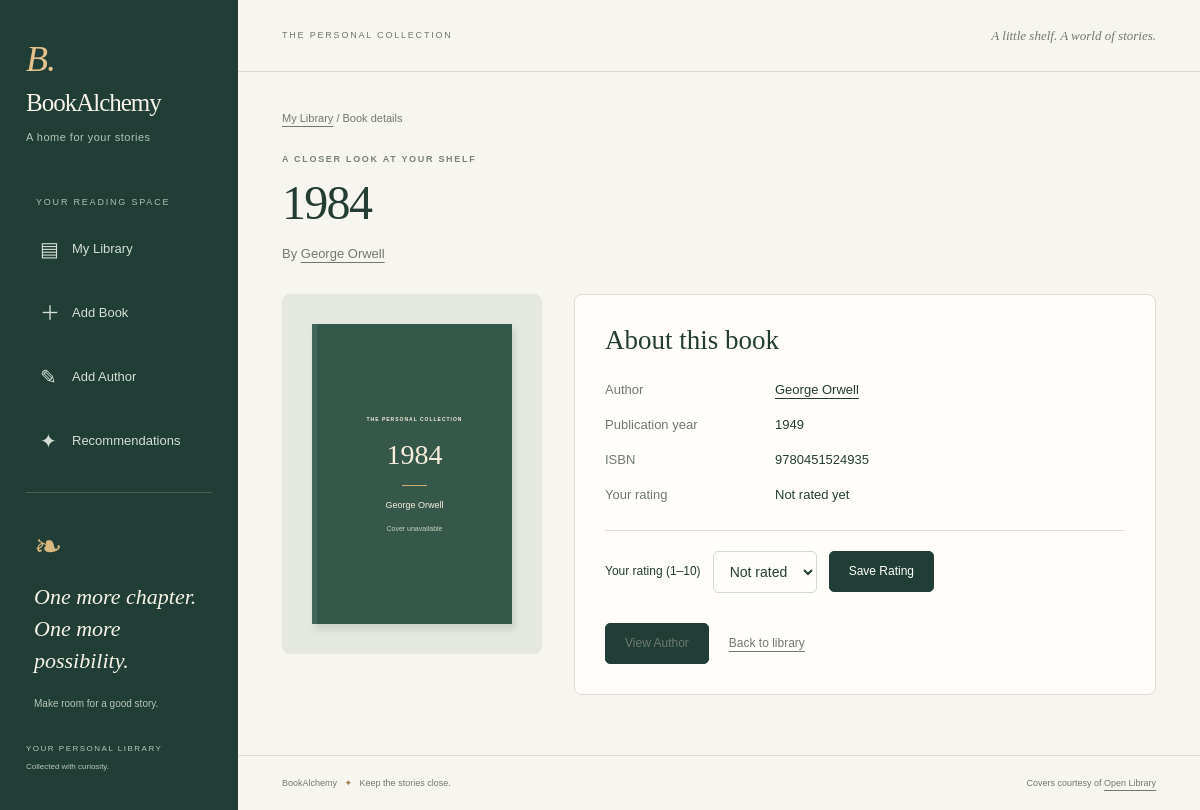
The page /book/2 on the database its author committed.
### data_models.py (models this page shows, shortened)
class Book(db.Model):
    __tablename__ = 'books'
    id = db.Column(db.Integer, primary_key=True, autoincrement=True)
    isbn = db.Column(db.String)
    title = db.Column(db.String, nullable=False)
    publication_year = db.Column(db.Integer)
    rating = db.Column(db.Integer)
    __table_args__ = (
        db.CheckConstraint('rating BETWEEN 1 AND 10', name='valid_book_rating'),
    )
    author_id = db.Column(db.Integer, db.ForeignKey('authors.id'), nullable=False)
    author = db.relationship('Author', back_populates='books')

class Author(db.Model):
    __tablename__ = 'authors'
    id = db.Column(db.Integer, primary_key=True, autoincrement=True)
    name = db.Column(db.String, nullable=False)
    birth_date = db.Column(db.Date)
    date_of_death = db.Column(db.Date)
    books = db.relationship(
        'Book', back_populates='author', cascade='all, delete-orphan'
    )

### app.py (the view)
@app.route('/book/<int:book_id>')
def book_detail(book_id):
    book = db.get_or_404(Book, book_id)
    return render_template('book_detail.html', book=book)

### templates/book_detail.html (shortened to what this page needs)
{% extends 'base.html' %}
{% block content %}
<p class="breadcrumb"><a href="{{ url_for('home') }}">My Library</a> / Book details</p>
<section class="page-heading"><div><p class="eyebrow">A CLOSER LOOK AT YOUR SHELF</p><h1>{{ book.title }}</h1><p class="intro">By <a href="{{ url_for('author_detail', author_id=book.author_id) }}">{{ book.author.name }}</a></p></div></section>
<div class="detail-layout">
  <div class="cover detail-cover">
    <div class="cover-fallback"><span class="eyebrow">THE PERSONAL COLLECTION</span><strong>{{ book.title }}</strong><span class="fallback-rule"></span><span>{{ book.author.name }}</span><small>Cover unavailable</small></div>
  </div>
  <section class="detail-panel" aria-label="Book information">
    <h2>About this book</h2>
    <dl class="detail-facts">
      <dt>Author</dt><dd><a href="{{ url_for('author_detail', author_id=book.author_id) }}">{{ book.author.name }}</a></dd>
      <dt>Publication year</dt><dd>{{ book.publication_year if book.publication_year else 'Unknown' }}</dd>
      <dt>ISBN</dt><dd>{{ book.isbn or 'Not provided' }}</dd>
      <dt>Your rating</dt><dd>{{ (book.rating|string ~ ' / 10') if book.rating else 'Not rated yet' }}</dd>
    </dl>
    <form class="rating-form" action="{{ url_for('rate_book', book_id=book.id) }}" method="post">
      <label for="rating">Your rating (1–10)</label>
      <select id="rating" name="rating">
        <option value="">Not rated</option>
      </select>
      <button type="submit">Save Rating</button>
    </form>
    <div class="form-actions"><a class="button" href="{{ url_for('author_detail', author_id=book.author_id) }}">View Author</a><a href="{{ url_for('home') }}">Back to library</a></div>
  </section>
</div>
{% endblock %}

### static/style.css (style rules this page uses)
:root { --paper:#f7f5f0;--ink:#243d34;--muted:#707970;--green:#203e35;--line:#dddcd2;--accent:#d1aa6c }
* { box-sizing:border-box }
body { margin:0;background:var(--paper);color:var(--ink);font-family:Arial,Helvetica,sans-serif;font-size:14px;line-height:1.6 }
a { color:inherit;text-underline-offset:4px }
button,input,select { font:inherit }
button,a,input,select { -webkit-tap-highlight-color:transparent }
button { cursor:pointer }
.page-heading { display:flex;justify-content:space-between;align-items:center;gap:24px;margin-bottom:30px }
.eyebrow { font-size:9px;letter-spacing:1.7px;font-weight:600 }
.page-heading .eyebrow { color:#788374;margin:0 0 8px }
h1 { font:normal clamp(38px,4vw,54px)/1.2 Georgia,serif;letter-spacing:-1.7px;margin:0 0 12px }
.intro { color:var(--muted);margin:0;font-size:13px }
.button,button { display:inline-flex;align-items:center;justify-content:center;gap:10px;border:1px solid var(--green);background:var(--green);color:white;padding:10px 19px;border-radius:5px;text-decoration:none;font-size:12px;white-space:nowrap;transition:background .15s }
input,select { background:#fffefa;border:1px solid #d6d8ce;border-radius:5px;color:var(--ink);padding:10px 12px;min-height:42px }
.cover { height:245px;position:relative;display:flex;align-items:center;justify-content:center;padding:24px;background:#e5e8df }
.cover-fallback { position:absolute;inset:25px 30px;background:#35584b;color:#f6eedb;padding:20px 12px;display:flex;flex-direction:column;align-items:center;justify-content:center;text-align:center;box-shadow:3px 5px 7px #203e3522;border-left:5px solid #ffffff12 }
.cover-fallback .eyebrow { font-size:5px;letter-spacing:1px }
.cover-fallback strong { font:normal 20px/1.2 Georgia,serif;margin:15px 0 8px }
.cover-fallback>span:not(.eyebrow) { font-size:9px }
.fallback-rule { width:25px;border-top:1px solid #d1aa6c;margin:6px 0 12px }
.cover-fallback small { font-size:7px;color:#c6d1bf;margin-top:10px }
.form-actions { display:flex;align-items:center;gap:20px;margin-top:30px }
.form-actions a { font-size:12px;color:var(--muted) }
.breadcrumb { font-size:11px;color:var(--muted);margin:0 0 24px }
.detail-layout { display:grid;grid-template-columns:260px minmax(0,1fr);gap:32px;align-items:start }
.detail-cover { height:360px;border-radius:8px }
.detail-cover .cover-fallback { inset:30px }
.detail-cover .cover-fallback strong { font-size:28px }
.detail-panel { background:#fffefa;border:1px solid var(--line);padding:30px;border-radius:8px;min-width:0 }
.detail-panel h2 { font:normal 27px Georgia,serif;margin:0 0 24px }
.detail-facts { margin:0;display:grid;grid-template-columns:150px minmax(0,1fr);gap:14px 20px;font-size:13px }
.detail-facts dt { color:var(--muted) }
.detail-facts dd { margin:0;overflow-wrap:anywhere }
.page-heading h1 { overflow-wrap:anywhere }
.rating-form { border-top:1px solid var(--line);margin-top:24px;padding-top:20px;display:flex;align-items:center;flex-wrap:wrap;gap:12px }
.rating-form label { font-size:12px }

### rows shown on the page
Book: title "1984", publication_year "1949", isbn "9780451524935", rating "Not rated yet"
Author: author.name "George Orwell"
